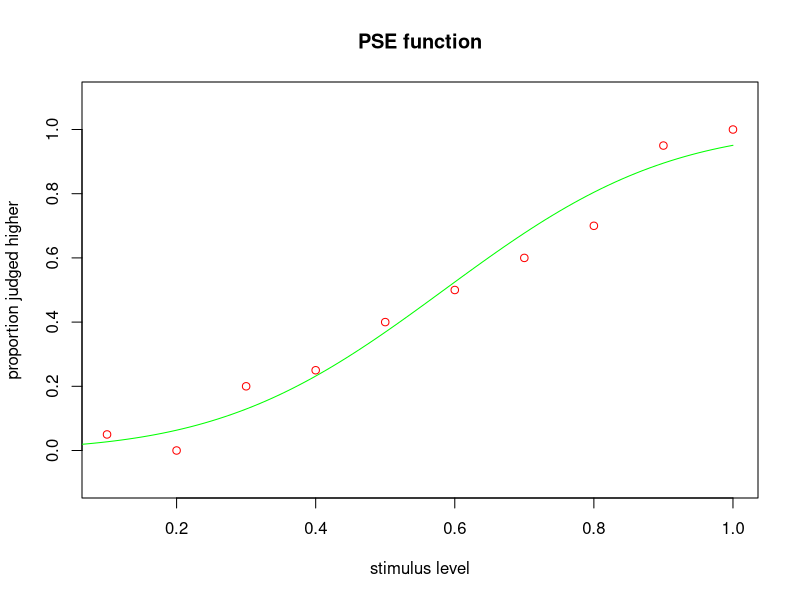
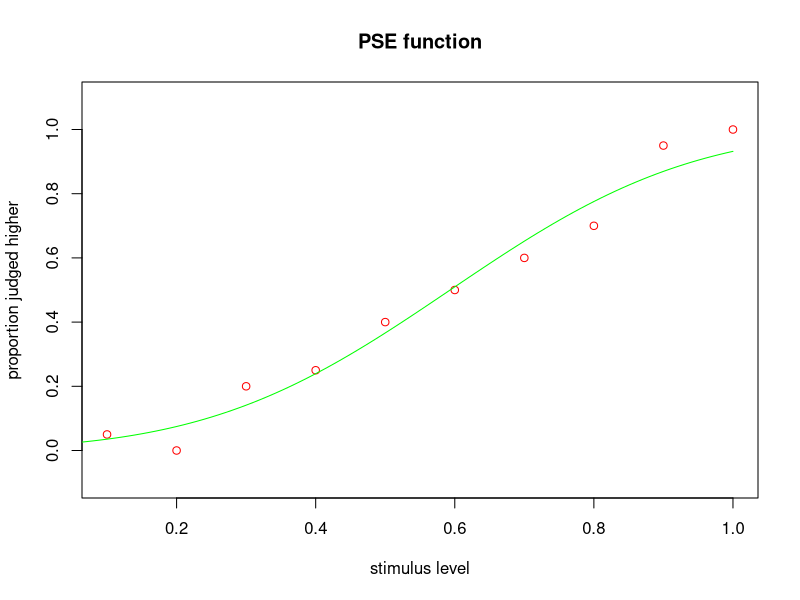

Write R code to recreate these figures, in order.
# fitdemo.R  Illustrate how to fit a function to behavioural data

rm( list=ls() )

# 1.  fit a psychometric function using optim()

# make up some behavioural data for a discrimination task
df <- data.frame( stimlev=seq( 0.1, 1.0, by=0.1 ),                  # stimulus levels
                  ntrials=rep( 20, times=10 ),                      # number of trials at each stimulus level
                  nhigher=c( 1, 0, 4, 5, 8, 10, 12, 14, 19, 20 ) )  # number of trials where the observer responded "higher"
df$phigher <- df$nhigher / df$ntrials                               # 'nhigher' expressed as a proportion

# choose the form of the psychometric function
psyfn <- function( x, mu, sigma )
    pnorm( x, mu, sigma )

# define a maximum likelihood objective function
obj <- function( p )
	-sum(log( dbinom( df$nhigher, df$ntrials, psyfn( df$stimlev, p[1], p[2] ) ) ))

# alternatively, define a sum-of-squares objective function
# obj <- function( p )
#     sum( ( df$phigher - psyfn( df$stimlev, p[1], p[2] ) )^2 )

# find the parameters that minimize the objective function
pinit <- c( 0.5, 0.2 )             # initial guess
phat <- optim( pinit, obj )$par    # find the parameters of the best fit

# plot data and fitted PSE function
plot( df$stimlev, df$phigher, col='red', ylim=c(-0.1,1.1), xlab='stimulus level', ylab='proportion judged higher', main='PSE function' )
curve( psyfn( x, phat[1], phat[2] ), from=0, to=1, col='green', add=TRUE )
print( phat )

# 2.  fit a psychometric function using nls()

# fit a normal cumulative distribution function to the data (least-squares)
m <- nls( phigher ~ pnorm( stimlev, mean=pse, sd=jnd ), start=c( pse=0.5, jnd=0.5 ), data=df )
phat <- coef( m )

# plot data and fitted PSE function
plot( df$stimlev, df$phigher, col='red', ylim=c(-0.1,1.1), xlab='stimulus level', ylab='proportion judged higher', main='PSE function' )
curve( pnorm( x, mean=phat[1], sd=phat[2] ), from=0, to=1, col='green', add=TRUE )
print( phat )
